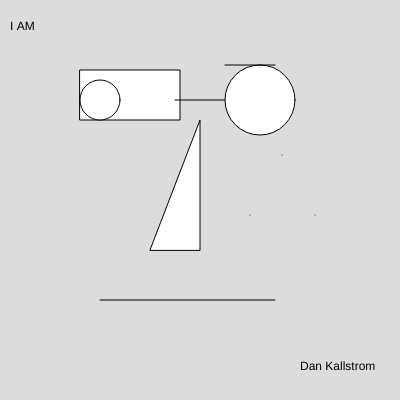
Frame 1 (no input)
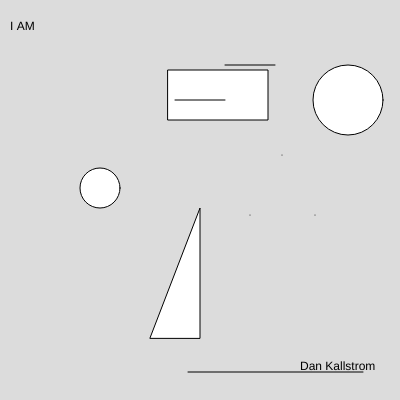
Frame 60 (no input)
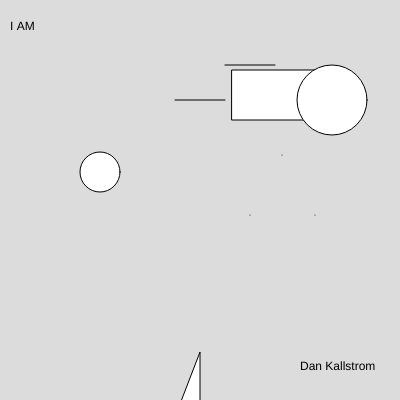
Frame 120 (the mouse pressed at the canvas centre since frame 60)

The p5.js sketch that drew these frames (run headless with seeded random() and noise() and a simulated clock; from frame 60 on, the mouse is pressed at the canvas centre):

// p5.js sketch
// ── sketch.js
//`triangle(x1, y1, x2, y2, x3, y3)`.//
//circle//
var x = 260;
var y = 100;
//rectangle//
var xx= 80;
var yy = 70;
//triangle//
var xxx = 150;
var yyy = 250;
var xxxx = 200;
var yyyy = 120;
var yyyyy = 250;
var movement = 2;
//triangle//
//mouth//
var mx = 100;
var mxx = 275;
var my = 300;
//text size
var dynamicTextSize = 20;
var textDir=1;

function setup() {
  createCanvas(400, 400);
  movement = floor(random() * 10) + 1;
  background(200);
  
}

function draw() {
  background(220);
//glasses
  rect (xx,yy,100,50);
       if(xx >= 400 || xx <= 0)
    {
       movement *= -1;
    }
     xx += movement;

  circle (x,100,70);
    if(x >= 400 || x <= 0)
    {
       movement *= -1;
    }
     x += movement;


  line (175, 100, 225, 100);
//other circle
circle (100,y,40);
 if(y >= 400 || y <= 0)
    {
       movement *= -1;
    }
     y += movement;

  
//nose
  triangle (xxx, yyy, xxxx, yyyy, xxxx, yyyyy);
 if(yyy >= 400 || yyy <= 0)
    {
       movement *= -1;
    }
     yyy += movement;
 if(yyyy >= 400 || yyyy <= 0)
    {
       movement *= -1;
    }
     yyyy += movement;
   if(yyyyy >= 400 || yyyyy <= 0)
    {
       movement *= -1;
    }
     yyyyy += movement;





//mouth
  line (mx, my, mxx, my);
         
        if(mxx >= 400 || mxx <= 0)
    {
       movement *= -1;
    }
     mxx += movement;
       if(mx >= 400 || mx <= 0)
    {
       movement *= -1;
    }
     mx += movement;
 if(my >= 400 || my <= 0)
    {
       movement *= -1;
    }
     my += movement;
//eyebrow
  line (225, 65, 275, 65);

//freckles
  point (315, 215);
  point (250, 215);
  point (282, 155) ;

   text('Dan Kallstrom', 300, 370);
       

    text('I AM', 10, 30);
    
   
}
